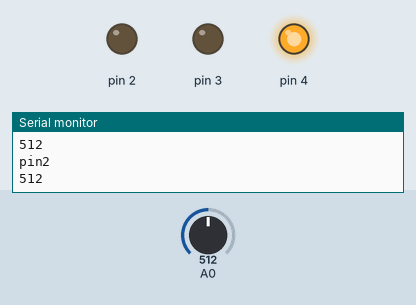
Simulated run of this sketch. Board: Arduino Uno, built with avr-gcc and run on an emulated ATmega328P. On the bench: output pins drawn as LEDs (lit = HIGH), the last lines printed to the serial monitor. The test bench sets the inputs (shaded band); at power-on: A0 = 512.

Above: at 1.2 s.
1.3 s: A0 set to 587
2.8 s: A0 set to 615
At 3.9 s:
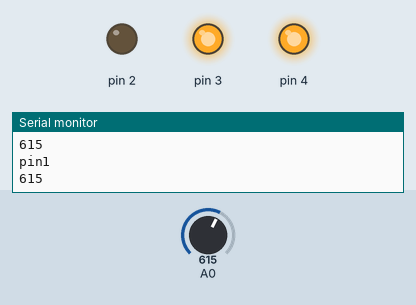
4.4 s: A0 set to 306
At 5.3 s:
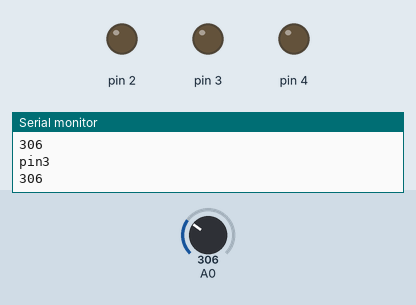
6.0 s: A0 set to 392
7.5 s: A0 set to 408
At 8.1 s:
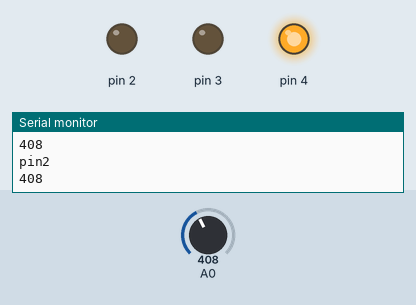
9.1 s: A0 set to 122
At 9.5 s:
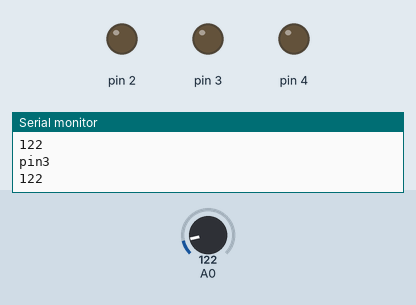
Timing chart, 0 to 11.7 s (numbered marks = the images above; inputs shaded):
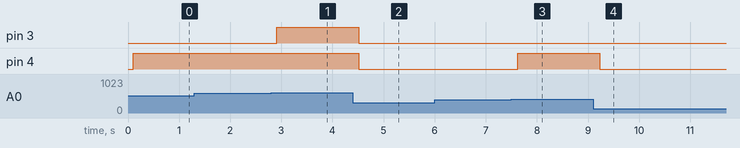

The sketch:

EX5.3.ino
```cpp
int Analog_Input_value;

void setup() {
  // put your setup code here, to run once:
  Serial.begin(9600);
  pinMode(A0,INPUT);
  for(int pin=2; pin<5; pin++)
  {
  pinMode(pin,OUTPUT);
  }

}

void loop() {
  // put your main code here, to run repeatedly:
  Analog_Input_value = analogRead(A0);
  Serial.println(Analog_Input_value);
  delay(100);

  switch(Analog_Input_value)
    {
    case 601 ... 1000 :
      Serial.println("pin1");
      digitalWrite(2, LOW);
      digitalWrite(3, HIGH);
      digitalWrite(4, HIGH);
      break;
    case 401 ... 600 :
      Serial.println("pin2");
      digitalWrite(2, LOW);
      digitalWrite(3, LOW);
      digitalWrite(4, HIGH);
      break;
    case 0  ... 400 :
      Serial.println("pin3");
      digitalWrite(2, LOW);
      digitalWrite(3, LOW);
      digitalWrite(4, LOW);
      break;
    default :
      digitalWrite(2, HIGH);
      digitalWrite(3, HIGH);
      digitalWrite(4, HIGH);
      break;
    }
}
```

Measured:
- the behaviour switches between 600 and 601 on A0 (found by bisection; images 0 and 1)
- the behaviour switches between 400 and 401 on A0 (found by bisection; images 2 and 3)
- after the input at 2.8 s, pin 3: LOW → HIGH after 0.11 s
- after the input at 4.4 s, pin 3, pin 4: HIGH → LOW after 0.12 s
- after the input at 7.5 s, pin 4: LOW → HIGH after 0.13 s
- after the input at 9.1 s, pin 4: HIGH → LOW after 0.13 s
